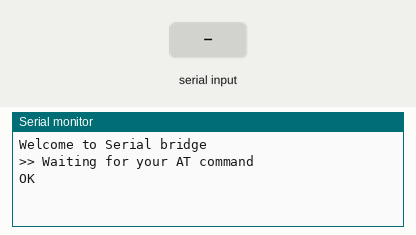
Recording of a sketch running on a simulated Arduino Uno, built with avr-gcc and run on an emulated ATmega328P. Parts: the last lines printed to the serial monitor. The test bench sets the inputs (shaded band). The modem accepts every AT command (registered, SIM ready, sends succeed) and sends nothing else.

Above: at 1.2 s.
1.3 s: "1" received over the second serial link
At 2.5 s:
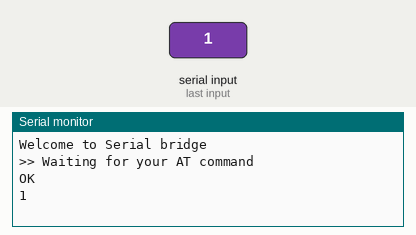
2.8 s: "0" received over the second serial link
At 3.7 s:
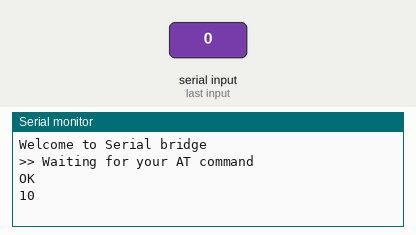

The sketch:

sample_serialbridge_lte-m_shield_for_arduino.ino
```cpp
/* BG96 */
#define CONSOLE Serial

/* for LTE-M Shield for Arduino */
#define RX 10
#define TX 11
#define BAUDRATE 9600
#include <SoftwareSerial.h>
SoftwareSerial MODEM(RX, TX);

void setup() {
  CONSOLE.begin(115200);
  CONSOLE.println();
  CONSOLE.println(F("Welcome to Serial bridge"));
  MODEM.begin(BAUDRATE);
  MODEM.write("ATE1"); // echo back ON
  MODEM.write(0x0d);   // and send CR
  CONSOLE.println(F(">> Waiting for your AT command"));
}
void loop() {
  while (MODEM.available()) CONSOLE.write(MODEM.read());
  while (CONSOLE.available()) MODEM.write(CONSOLE.read());
}
```

Measured:
- after the input at 1.3 s, the serial monitor: prints a new line at once (image 1)
- after the input at 2.8 s, the serial monitor: prints a new line at once (image 2)
